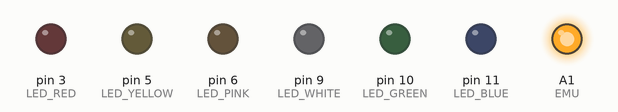
Simulated run of this sketch. Board: Arduino Uno, built with avr-gcc and run on an emulated ATmega328P. On the bench: output pins drawn as LEDs (lit = HIGH).

Above: at 0.1 s.
At 1.8 s:
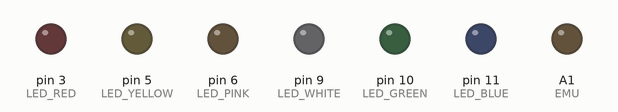
Timing chart, 0 to 3.3 s (numbered marks = the images above):
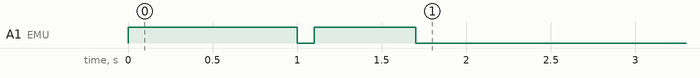

The sketch:

FinalAssignment.ino
```cpp
/*
 * Definitions for the  LEDS, switches and potentiometer on the
 * software serial Sheild
 *
 * author: nns
 * created 15 Oct 2014
 * modified 03 Nov 2019 LGT
 */

//Muntazir Rashid - mrm19

#include "ASSP.h"

// hardware port definitions
#define LED_RED 3
#define LED_YELLOW 5
#define LED_PINK 6
#define LED_WHITE 9
#define LED_GREEN 10
#define LED_BLUE 11

#define EMU A1

#define SWITCH1 A4
#define SWITCH2 A5

#define POTENTIOMETER A0

//#define PORT 6

//Array of Hosts
#define NUMNAMES 26 //number of hosts
const char *names[NUMNAMES] = {
    "Ann", "Bob", "Cat", "Del",
    "Eva", "Fey", "Gil", "Han",
    "Ivy", "Jem", "Ken", "Leo",
    "Mae", "Ned", "Obe", "Pam",
    "Qaz", "Ron", "Sam", "Tom",
    "Uno", "Val", "Wes", "Xao",
    "Yan", "Zoe"};
//Struct To Store the details of Host
struct HostDetail
{
    int Port;   //save the port number
    char *Name; //save the name of Host
    long *Time; // stores time it took for the host to respond
};
//Array of struct to store the details of all hosts
HostDetail hostDetails_list[NUMNAMES];

/**
 * configuration
 */

void setup()
{
    // initialize the digital pins as outputs.
    pinMode(LED_RED, OUTPUT);
    pinMode(LED_YELLOW, OUTPUT);
    pinMode(LED_PINK, OUTPUT);
    pinMode(LED_WHITE, OUTPUT);
    pinMode(LED_GREEN, OUTPUT);
    pinMode(LED_BLUE, OUTPUT);

    // Open hardware serial communications and wait for port to open:
    Serial.begin(57600);
    // Serial.println("Software serial LED test program");

    // now setup the switches
    pinMode(SWITCH1, INPUT_PULLUP);
    pinMode(SWITCH2, INPUT_PULLUP);

    // now setup the POTENTIOMETER
    pinMode(POTENTIOMETER, INPUT);

    //this puts nano into port testing mode for port 3
    SerialShield.setEmuMode(6);

    //task1(); //uncomment this to start task 1
    //task2(); //uncomment this to start task 1
    //task3(); //uncomment this to start task 1
    //task4(); //uncomment this to start task 1
}

/*
 * ADD YOUR FUNCTIONS HERE
 */
//This function checks whether the Host if on a specified port or not
//takes in name of host and port as arguments and return true or false
boolean isHostOnPort(const char name[], int port)
{
    SerialShield.setMessageSender("mrm19");   //sender
    SerialShield.setMessageDestination(name); //destination
    SerialShield.setMessageContent("ping");   //message content
    SerialShield.sendASSPMessage(port);       // port number

    for (int i = 0; i < 50; i++)
    { //loop to run fetchASSPMessage for 50 times
        if (SerialShield.fetchASSPMessage())
        {
            return true;
            break;
        }
    }
    return false;
}

// Function to get the time Host takes to respond
unsigned long getTimeToHost(const char name[], int port)
{
    unsigned long timeBeforeMessageSent = millis(); //built in arduino function takes time in ms
    if (isHostOnPort(name, port) == true)
    {
        unsigned long timeAfterMessageRecieved = millis();
        return (timeAfterMessageRecieved - timeBeforeMessageSent);
    }
    else
    {
        return 0;
    }
}

//function to get Port number of the Host

int getPortForHost(const char name[])
{

    if (isHostOnPort(name, 1) == true)
    {
        return 1;
    }
    else if (isHostOnPort(name, 2) == true)
    {
        return 2;
    }
    else if (isHostOnPort(name, 3) == true)
    {
        return 3;
    }
    else if (isHostOnPort(name, 4) == true)
    {
        return 4;
    }
    else
    {
        return 0;
    }
}
//fetches the details of hosts
void Details()
{
    Serial.println();
    Serial.println("Fetching Details...");
    for (int i = 0; i < NUMNAMES; i++)
    {
        int hostPort = getPortForHost(names[i]);
        long hostTime = getTimeToHost(names[i], hostPort);
        hostDetails_list[i].Port = hostPort;
        hostDetails_list[i].Name = names[i];
        hostDetails_list[i].Time = hostTime;
        //to keep user informed about the progress
        if (i == 6 || i == 12 || i == 18 | i == 22)
        {
            Serial.print(i);
            Serial.println(" Completed of of 26");
        }
    }

    Serial.println("Complete");
}

//task1 to check which host is connected on Port 4
void task1()
{
    Serial.print("HOST");
    Serial.println("  Port 4?");
    for (int i = 0; i < NUMNAMES; i++)
    {
        if (isHostOnPort(names[i], 4) == true)
        {
            Serial.print(names[i]);
            Serial.println("   YES");
        }
        else
        {
            Serial.print(names[i]);
            Serial.println("   NO");
        }
    }
}

//task2 checks how which Host is connected on Port 2 and how much time it takes to respond
void task2()
{
    Serial.print("HOST");
    Serial.println("  Port2Time");
    for (int i = 0; i < NUMNAMES; i++)
    {
        if (isHostOnPort(names[i], 2) == true)
        {
            Serial.print(names[i]);
            Serial.print("   ");
            Serial.println(getTimeToHost(names[i], 2));
        }
        else
        {
            Serial.print(names[i]);
            Serial.print("   ");
            Serial.println("NC");
        }
    }
}
//checks which Host in on which port and prints it
void task3()
{

    Details(); //fetches the details of hosts

    Serial.print("Port");
    Serial.println("   Hosts");

    //prints the result for port 1-4
    for (int i = 1; i < 5; i++)
    {
        Serial.print(i);
        Serial.print("      ");
        for (int j = 0; j < NUMNAMES; j++)
        {
            if (hostDetails_list[j].Port == i)
            {
                Serial.print(hostDetails_list[j].Name);
                Serial.print(" ");
            }
        }
        Serial.println();
    }
    //prints the result for 0 Hosts not connected to any port
    Serial.print("NC");
    Serial.print("     ");
    for (int i = 0; i < NUMNAMES; i++)
    {
        if (hostDetails_list[i].Port == 0)
        {
            Serial.print(hostDetails_list[i].Name);
            Serial.print(" ");
        }
    }
}
void task4()
{
    //wasnt able to figure out how to get the names of fastest and slowest hosts

    //if You want to try task 3 and 4 simultaneously comment out Details(); here to save time
    Details(); //fetches the details of hosts

    Serial.print("Port");
    Serial.print("    Hosts");
    Serial.print("    Slowest");
    Serial.println("    Time");

    //prints the results for slowest
    for (int i = 1; i < 5; i++)
    {
        Serial.print(i);
        Serial.print("        ");
        int hostNum = 0;
        long max = hostDetails_list[0].Time;
        //calculates number of hosts on particular Port
        for (int j = 0; j < NUMNAMES; j++)
        {
            if (hostDetails_list[j].Port == i)
            {
                hostNum++;
                //gets the speed of slowest host connected on a port
                if (hostDetails_list[j].Time > max)
                {
                    max = hostDetails_list[j].Time;
                }
            }
        }

        Serial.print(hostNum);
        Serial.print("        ");
        Serial.print("Name");
        Serial.print("          ");
        Serial.print(max);
        Serial.println();
    }
    //prints the results for fastest

    Serial.print("Port");
    Serial.print("    Hosts");
    Serial.print("    Fastest");
    Serial.println("    Time");

    for (int i = 1; i < 5; i++)
    {
        Serial.print(i);
        Serial.print("        ");
        int hostNum = 0;
        long min = hostDetails_list[0].Time;
        //calculates number of hosts on particular Port
        for (int j = 0; j < NUMNAMES; j++)
        {
            if (hostDetails_list[j].Port == i)
            {
                hostNum++;
                //gets the speed of fastest host connected on a port
                if (hostDetails_list[j].Time < min)
                {
                    min = hostDetails_list[j].Time;
                }
            }
        }

        Serial.print(hostNum);
        Serial.print("        ");
        Serial.print("Name");
        Serial.print("          ");
        Serial.print(min);
        Serial.println();
    }
}

/**
 * main loop
 */

void loop() // run over and over
{
}
```

ASSP.h
```cpp
#ifndef ASSP_h
#define ASSP_h

/* 2020-11-09   V1.1 */

// select the software serial board to use (pins differ)
// if NANO_DAUGHTER_BOARD is not defined, assume Arduino UNO

//#define NANO_DAUGHTER_BOARD

#ifndef NANO_DAUGHTER_BOARD
#ifndef UNO_SHIELD
#define UNO_SHIELD
#endif
#endif

#define EMU A1 //pin for emulator mode signal

//#define DEBUG_ASSP //do not delete
//#define PRINT_FUNCTION_ENTRY //do not delete
//#define LOCAL_ECHO //do not delete. echo hardware terminal input back at the character level
// diagnostic to print all aharacters arriving from the software serial ports
//#define PRINT_RX_CHARS

#include "Arduino.h"
#include <SoftwareSerial.h>

class ASSP
{
  public:

    //set flag to show the ASSP protocol messages
    boolean showASSPmessages = false;

    // constructor
    ASSP(int baud);
    void start(int baud);

    //returns true if message received
    boolean fetchASSPMessage();
#ifdef NANO_DAUGHTER_BOARD
    boolean fetchASSPMessage(int port);
#endif
    boolean fetchRawMessage(int port);

    //returns true if sent successfully
    boolean sendASSPMessage(int port);
    void sendRawMessage(int port);

    // set very approximate timeout in milliseconds (
    void giveUpAfter(int);

    char * getMessageContent();
    char * getMessageSender();
    char * getMessageDestination();
    int getMessagePort();

    void setMessageContent(const char *);
    void setMessageContent(const String &);
    void setMessageSender(const char *);
    void setMessageSender(const String &);
    void setMessageDestination(const char *);
    void setMessageDestination(const String &);

    void setEmuMode(int); //set emulator mode for Nano

  private:
    int currentListeningPort = -1; //the port that is listening
    int _timeoutLoops = 50; //about 20*50mS
    void init(int baud);

    // software serial port definitions
    // the software serial port definitions

#ifdef NANO_DAUGHTER_BOARD
    static const int PORT_COUNT = 4;
    SoftwareSerial serialConnections[4] = {
      SoftwareSerial(8, 9), // RX pin 8, TX pin 9 --> RX A3, TX A2 (SV4 on sch, PORT 1 on board)
      SoftwareSerial(6, 7), // RX pin 6, TX pin 7 --> RX 13, TX 12 (SV3 on sch, PORT 2 on board)
      SoftwareSerial(4, 5), // RX pin 4, TX pin 5 --> RX 8, TX 7 (SV2 on sch, PORT 3 on board)
      SoftwareSerial(2, 3), // RX pin 2, TX pin 3 --> RX 4, TX 2 (SV1 on sch, PORT 4 on board)
    };
#endif

#ifdef UNO_SHIELD
    static const int PORT_COUNT = 4;
    SoftwareSerial serialConnections[PORT_COUNT] = {
      SoftwareSerial(A3, A2), // RX pin , TX pin
      SoftwareSerial(13, 12),
      SoftwareSerial(8, 7),
      SoftwareSerial(4, 2),
    };
#endif

    // ASSP data
#define ASSPMAXMESSAGELENGTH 70 // max size content part of message including source data etc
#define ASSPMAXNAMELENGTH 10

    //the message parts
    char ASSPContent[ASSPMAXMESSAGELENGTH - ASSPMAXNAMELENGTH * 2 - 4];
    char ASSPDestination[ASSPMAXNAMELENGTH];
    char ASSPSender[ASSPMAXNAMELENGTH];
    int ASSPPort; // the port a message arrived on
    char ASSPMessage[ASSPMAXMESSAGELENGTH];     // the whole message

    void ASSPCreateCTS();
    void ASSPCreateRTS();
    void ASSPCreateUserMessage();

    boolean isUserMessage();
    boolean isClearToSend();
    boolean isReadyToSend();

    void ASSPExtractMessage();
    boolean sendUserMessage(SoftwareSerial&, byte);
    boolean fetchUserMessage(SoftwareSerial& port, byte attempts);
    boolean checkSoftwareSerial(SoftwareSerial &);
    void blinkTXRXLeds(int flashes, int theDelay);
    void changePort(int port);
    void printStringCharacterCodes(const String & message);
};

extern ASSP SerialShield;

#endif
```

Source omitted: ASSP.cpp (16908 bytes)
